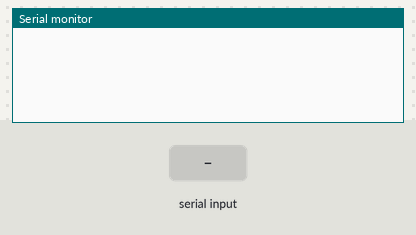
Bench run of a sketch on a simulated Arduino Mega 2560, built with avr-gcc and run on an emulated ATmega2560. On the bench: the last lines printed to the serial monitor. Inputs (shaded band) come from the test bench.

Above: at 1.2 s.
1.3 s: "90,45\n" received over the second serial link
At 2.5 s:
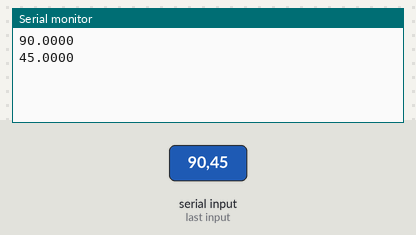
2.8 s: "30,150\n" received over the second serial link
At 3.7 s:
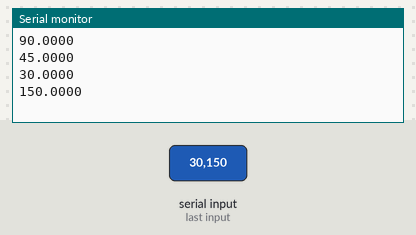
Timing chart, 0 to 5.8 s (numbered marks = the images above; inputs shaded):
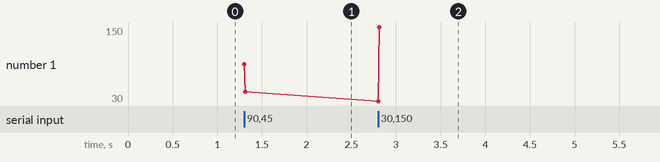

The sketch:

SerialEcho.ino
```cpp
float num1 = 0;
float num2 = 0;

void setup()
{
  pinMode(0,INPUT_PULLUP);
  Serial.begin(9600);
  Serial1.begin(9600);
}

void loop()
{
  if(Serial.available() > 0)
  {
    num1 = Serial.parseFloat();
    if(num1 != 0)
    {
      Serial1.println(num1,4);
      num1 = 0;
    }
  }
  if(Serial1.available() > 0)
  {
    num2 = Serial1.parseFloat();
    if(num2 != 0)
    {
      Serial.println(num2,4);
      num2 = 0;
    }
  }
}
```

Measured:
- after the input at 1.3 s, the serial monitor: prints a new line at once (image 1)
- after the input at 2.8 s, the serial monitor: prints a new line at once (image 2)
- plotted number 1: 45 → 150 after the input at 2.8 s
